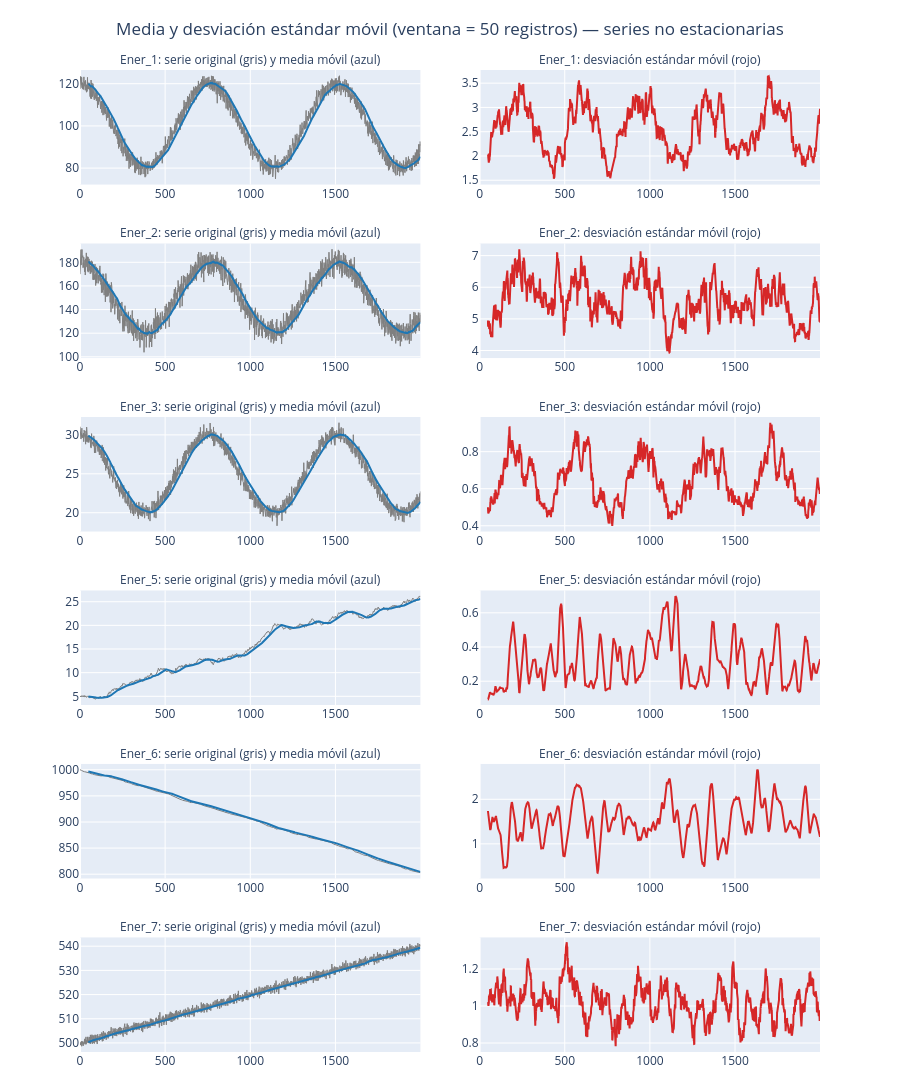

Notebook code cell kept with this figure:
### Markdown cell above
Como la escala de la desviación estándar móvil es mucho menor que la de la serie original (por ejemplo, `Ener_6` varía entre ~800 y ~1000 mientras su desviación móvil varía entre ~0.3 y ~2.7), separamos cada serie en dos paneles: uno con la serie original + su media móvil (misma escala) y otro con su desviación estándar móvil (escala propia).

### Code cell
no_estacionarias = resumen_adf.loc[~resumen_adf["Estacionaria"], "Serie"].tolist()
ventana = 50

fig_rolling = make_subplots(
    rows=len(no_estacionarias),
    cols=2,
    subplot_titles=[
        titulo
        for col in no_estacionarias
        for titulo in (
            f"{col}: serie original (gris) y media móvil (azul)",
            f"{col}: desviación estándar móvil (rojo)",
        )
    ],
    vertical_spacing=0.06,
    horizontal_spacing=0.08,
)

for i, col in enumerate(no_estacionarias, start=1):
    serie = ener[col]
    media_movil = serie.rolling(ventana).mean()
    std_movil = serie.rolling(ventana).std()

    fig_rolling.add_trace(
        go.Scatter(y=serie, name="Serie original", line=dict(color="#7f7f7f", width=1)),
        row=i,
        col=1,
    )
    fig_rolling.add_trace(
        go.Scatter(y=media_movil, name="Media móvil (w=50)", line=dict(color="#1f77b4", width=2)),
        row=i,
        col=1,
    )
    fig_rolling.add_trace(
        go.Scatter(y=std_movil, name="Desv. estándar móvil (w=50)", line=dict(color="#d62728", width=2)),
        row=i,
        col=2,
    )

fig_rolling.update_annotations(font_size=12)
fig_rolling.update_layout(
    height=260 * len(no_estacionarias),
    title=dict(
        text="Media y desviación estándar móvil (ventana = 50 registros) — series no estacionarias",
        x=0.5,
        xanchor="center",
    ),
    showlegend=False,
    margin=dict(t=70, b=40),
)
fig_rolling.show()

### Figure 1 — Plotly figure (JSON) as saved in the notebook; plotly's stock layout.template omitted (floating-point values rounded to 4 significant figures; data arrays with more than 128 entries replaced by an {"elided": "..."} marker saying what was removed)
{"data": [{"line": {"color": "#7f7f7f", "width": 1}, "name": "Serie original", "type": "scatter", "xaxis": "x", "y": {"elided": "2000 float values"}, "yaxis": "y"}, {"line": {"color": "#1f77b4", "width": 2}, "name": "Media móvil (w=50)", "type": "scatter", "xaxis": "x", "y": {"elided": "2000 float values"}, "yaxis": "y"}, {"line": {"color": "#d62728", "width": 2}, "name": "Desv. estándar móvil (w=50)", "type": "scatter", "xaxis": "x2", "y": {"elided": "2000 float values"}, "yaxis": "y2"}, {"line": {"color": "#7f7f7f", "width": 1}, "name": "Serie original", "type": "scatter", "xaxis": "x3", "y": {"elided": "2000 float values"}, "yaxis": "y3"}, {"line": {"color": "#1f77b4", "width": 2}, "name": "Media móvil (w=50)", "type": "scatter", "xaxis": "x3", "y": {"elided": "2000 float values"}, "yaxis": "y3"}, {"line": {"color": "#d62728", "width": 2}, "name": "Desv. estándar móvil (w=50)", "type": "scatter", "xaxis": "x4", "y": {"elided": "2000 float values"}, "yaxis": "y4"}, {"line": {"color": "#7f7f7f", "width": 1}, "name": "Serie original", "type": "scatter", "xaxis": "x5", "y": {"elided": "2000 float values"}, "yaxis": "y5"}, {"line": {"color": "#1f77b4", "width": 2}, "name": "Media móvil (w=50)", "type": "scatter", "xaxis": "x5", "y": {"elided": "2000 float values"}, "yaxis": "y5"}, {"line": {"color": "#d62728", "width": 2}, "name": "Desv. estándar móvil (w=50)", "type": "scatter", "xaxis": "x6", "y": {"elided": "2000 float values"}, "yaxis": "y6"}, {"line": {"color": "#7f7f7f", "width": 1}, "name": "Serie original", "type": "scatter", "xaxis": "x7", "y": {"elided": "2000 float values"}, "yaxis": "y7"}, {"line": {"color": "#1f77b4", "width": 2}, "name": "Media móvil (w=50)", "type": "scatter", "xaxis": "x7", "y": {"elided": "2000 float values"}, "yaxis": "y7"}, {"line": {"color": "#d62728", "width": 2}, "name": "Desv. estándar móvil (w=50)", "type": "scatter", "xaxis": "x8", "y": {"elided": "2000 float values"}, "yaxis": "y8"}, {"line": {"color": "#7f7f7f", "width": 1}, "name": "Serie original", "type": "scatter", "xaxis": "x9", "y": {"elided": "2000 float values"}, "yaxis": "y9"}, {"line": {"color": "#1f77b4", "width": 2}, "name": "Media móvil (w=50)", "type": "scatter", "xaxis": "x9", "y": {"elided": "2000 float values"}, "yaxis": "y9"}, {"line": {"color": "#d62728", "width": 2}, "name": "Desv. estándar móvil (w=50)", "type": "scatter", "xaxis": "x10", "y": {"elided": "2000 float values"}, "yaxis": "y10"}, {"line": {"color": "#7f7f7f", "width": 1}, "name": "Serie original", "type": "scatter", "xaxis": "x11", "y": {"elided": "2000 float values"}, "yaxis": "y11"}, {"line": {"color": "#1f77b4", "width": 2}, "name": "Media móvil (w=50)", "type": "scatter", "xaxis": "x11", "y": {"elided": "2000 float values"}, "yaxis": "y11"}, {"line": {"color": "#d62728", "width": 2}, "name": "Desv. estándar móvil (w=50)", "type": "scatter", "xaxis": "x12", "y": {"elided": "2000 float values"}, "yaxis": "y12"}], "layout": {"annotations": [{"font": {"size": 12}, "showarrow": false, "text": "Ener_1: serie original (gris) y media móvil (azul)", "x": 0.23, "xanchor": "center", "xref": "paper", "y": 1, "yanchor": "bottom", "yref": "paper"}, {"font": {"size": 12}, "showarrow": false, "text": "Ener_1: desviación estándar móvil (rojo)", "x": 0.77, "xanchor": "center", "xref": "paper", "y": 1, "yanchor": "bottom", "yref": "paper"}, {"font": {"size": 12}, "showarrow": false, "text": "Ener_2: serie original (gris) y media móvil (azul)", "x": 0.23, "xanchor": "center", "xref": "paper", "y": 0.8233, "yanchor": "bottom", "yref": "paper"}, {"font": {"size": 12}, "showarrow": false, "text": "Ener_2: desviación estándar móvil (rojo)", "x": 0.77, "xanchor": "center", "xref": "paper", "y": 0.8233, "yanchor": "bottom", "yref": "paper"}, {"font": {"size": 12}, "showarrow": false, "text": "Ener_3: serie original (gris) y media móvil (azul)", "x": 0.23, "xanchor": "center", "xref": "paper", "y": 0.6467, "yanchor": "bottom", "yref": "paper"}, {"font": {"size": 12}, "showarrow": false, "text": "Ener_3: desviación estándar móvil (rojo)", "x": 0.77, "xanchor": "center", "xref": "paper", "y": 0.6467, "yanchor": "bottom", "yref": "paper"}, {"font": {"size": 12}, "showarrow": false, "text": "Ener_5: serie original (gris) y media móvil (azul)", "x": 0.23, "xanchor": "center", "xref": "paper", "y": 0.47, "yanchor": "bottom", "yref": "paper"}, {"font": {"size": 12}, "showarrow": false, "text": "Ener_5: desviación estándar móvil (rojo)", "x": 0.77, "xanchor": "center", "xref": "paper", "y": 0.47, "yanchor": "bottom", "yref": "paper"}, {"font": {"size": 12}, "showarrow": false, "text": "Ener_6: serie original (gris) y media móvil (azul)", "x": 0.23, "xanchor": "center", "xref": "paper", "y": 0.2933, "yanchor": "bottom", "yref": "paper"}, {"font": {"size": 12}, "showarrow": false, "text": "Ener_6: desviación estándar móvil (rojo)", "x": 0.77, "xanchor": "center", "xref": "paper", "y": 0.2933, "yanchor": "bottom", "yref": "paper"}, {"font": {"size": 12}, "showarrow": false, "text": "Ener_7: serie original (gris) y media móvil (azul)", "x": 0.23, "xanchor": "center", "xref": "paper", "y": 0.1167, "yanchor": "bottom", "yref": "paper"}, {"font": {"size": 12}, "showarrow": false, "text": "Ener_7: desviación estándar móvil (rojo)", "x": 0.77, "xanchor": "center", "xref": "paper", "y": 0.1167, "yanchor": "bottom", "yref": "paper"}], "height": 1560, "margin": {"b": 40, "t": 70}, "showlegend": false, "title": {"text": "Media y desviación estándar móvil (ventana = 50 registros) — series no estacionarias", "x": 0.5, "xanchor": "center"}, "xaxis": {"anchor": "y", "domain": [0, 0.46]}, "xaxis10": {"anchor": "y10", "domain": [0.54, 1]}, "xaxis11": {"anchor": "y11", "domain": [0, 0.46]}, "xaxis12": {"anchor": "y12", "domain": [0.54, 1]}, "xaxis2": {"anchor": "y2", "domain": [0.54, 1]}, "xaxis3": {"anchor": "y3", "domain": [0, 0.46]}, "xaxis4": {"anchor": "y4", "domain": [0.54, 1]}, "xaxis5": {"anchor": "y5", "domain": [0, 0.46]}, "xaxis6": {"anchor": "y6", "domain": [0.54, 1]}, "xaxis7": {"anchor": "y7", "domain": [0, 0.46]}, "xaxis8": {"anchor": "y8", "domain": [0.54, 1]}, "xaxis9": {"anchor": "y9", "domain": [0, 0.46]}, "yaxis": {"anchor": "x", "domain": [0.8833, 1]}, "yaxis10": {"anchor": "x10", "domain": [0.1767, 0.2933]}, "yaxis11": {"anchor": "x11", "domain": [0, 0.1167]}, "yaxis12": {"anchor": "x12", "domain": [0, 0.1167]}, "yaxis2": {"anchor": "x2", "domain": [0.8833, 1]}, "yaxis3": {"anchor": "x3", "domain": [0.7067, 0.8233]}, "yaxis4": {"anchor": "x4", "domain": [0.7067, 0.8233]}, "yaxis5": {"anchor": "x5", "domain": [0.53, 0.6467]}, "yaxis6": {"anchor": "x6", "domain": [0.53, 0.6467]}, "yaxis7": {"anchor": "x7", "domain": [0.3533, 0.47]}, "yaxis8": {"anchor": "x8", "domain": [0.3533, 0.47]}, "yaxis9": {"anchor": "x9", "domain": [0.1767, 0.2933]}}}
